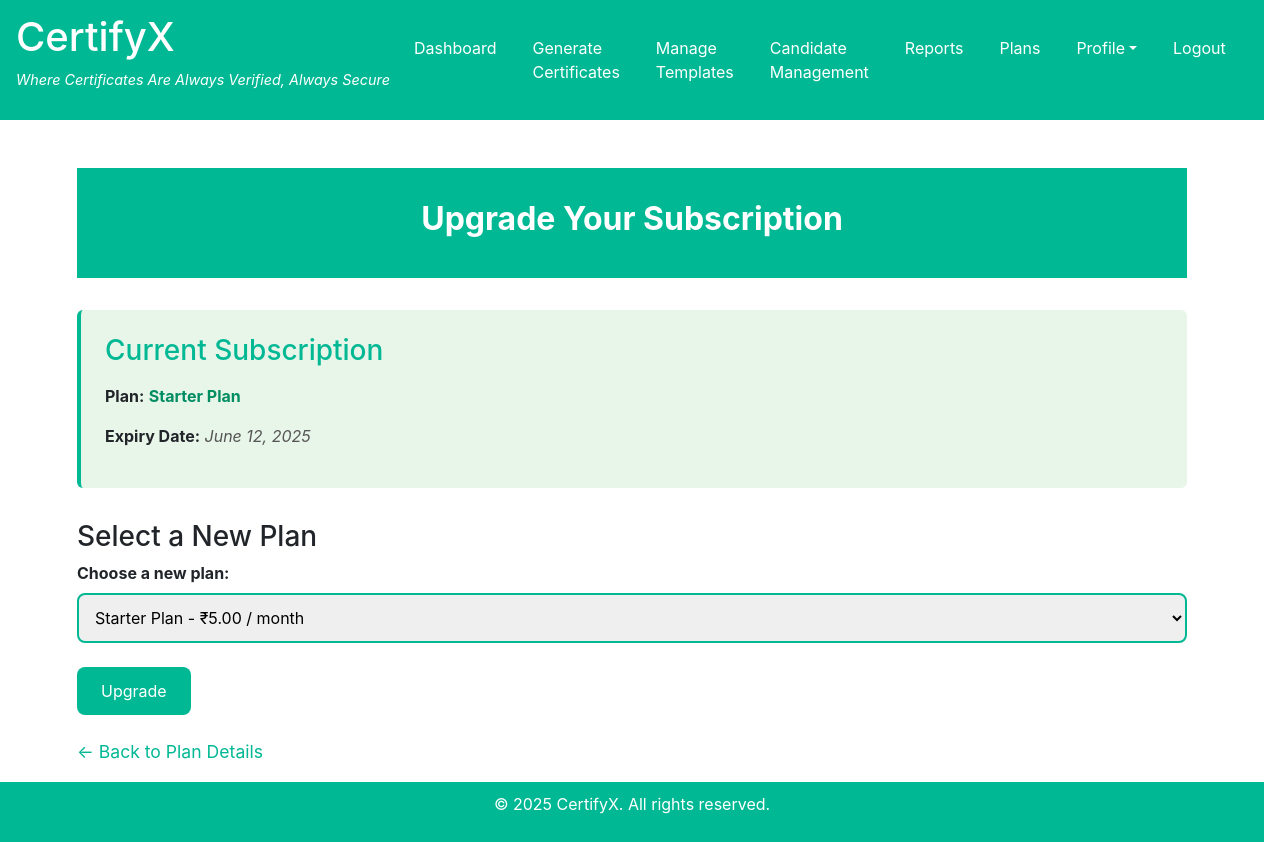
Page /subscriptions/upgrade_plan/1/Starter Plan/ on the earlier database version.
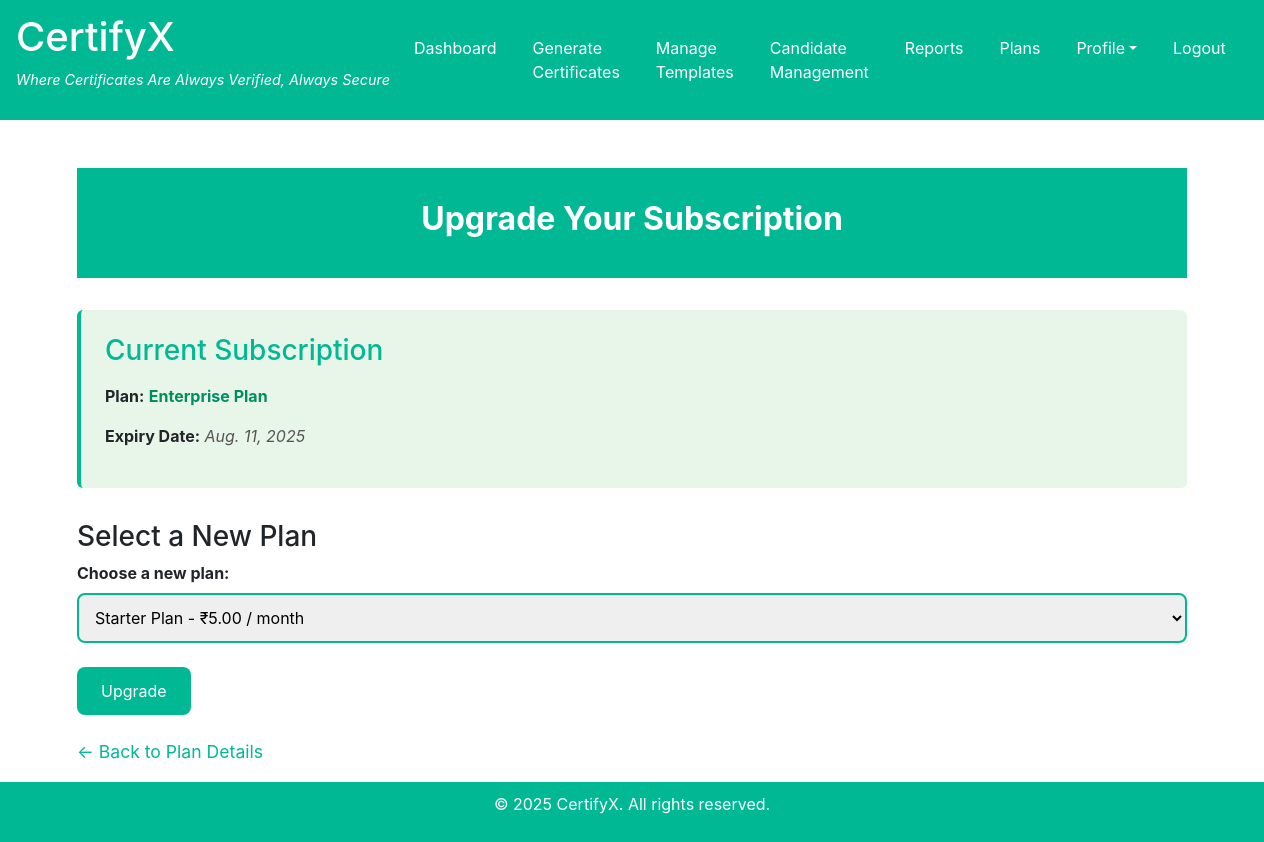
Same page on the later database version.
### subscriptions/models.py (models this page shows, shortened)
class CompanySubscription(models.Model):
    company = models.OneToOneField(settings.AUTH_USER_MODEL, on_delete=models.CASCADE)
    plan = models.ForeignKey(PricingPlan, on_delete=models.SET_NULL, null=True)
    certificates_used = models.PositiveIntegerField(default=0)
    start_date = models.DateField(auto_now_add=True)
    expiry_date = models.DateField()
    is_active = models.BooleanField(default=True)  # Track active status
    next_plan = models.CharField(max_length=100, blank=True, null=True)  # Store upgraded plan if applicable
    payment_status = models.CharField(max_length=20, choices=[('Paid', 'Paid'), ('Pending', 'Pending'), ('Failed', 'Failed')], default='Pending')
    payment_reference = models.CharField(max_length=100, null=True, blank=True)

class PricingPlan(models.Model):
    name = models.CharField(max_length=50)
    certificate_limit = models.PositiveIntegerField()
    template_limit = models.PositiveIntegerField()
    price = models.DecimalField(max_digits=10, decimal_places=2)
    validity_period = models.PositiveIntegerField(default=30)

### subscriptions/views.py (the view, shortened to what this page needs)
# urls.py: path('upgrade_plan/<int:subscription_id>/<str:plan_name>/', views.upgrade_plan, name='upgrade_plan'),
def upgrade_plan(request, subscription_id, plan_name):
    subscription = get_object_or_404(CompanySubscription, id=subscription_id)
    plans = PricingPlan.objects.all()
    return render(request, 'upgrade_plan.html', {
        'subscription': subscription,
        'plan_name': plan_name,
        'plans': plans
    })

### subscriptions/templates/upgrade_plan.html (shortened to what this page needs)
{% extends 'base.html' %}
{% block content %}
    <header>
        <h1 class="text-white text-center">Upgrade Your Subscription</h1>
    </header>
    <main>
        <div class="info-box">
            <h3>Current Subscription</h3>
            <p><strong>Plan:</strong>
                {% if subscription.plan %}
                    <span class="plan-name">{{ subscription.plan.name }}</span>
                {% else %}
                    <span class="no-plan">No Plan</span>
                {% endif %}
            </p>
            <p><strong>Expiry Date:</strong> <span class="expiry-date">{{ subscription.expiry_date }}</span></p>
        </div>
        <h3>Select a New Plan</h3>
        <form method="post">
            <label for="plan" class="form-label">Choose a new plan:</label>
            <select name="plan" id="plan" required class="form-select">
                {% for plan in plans %}
                    <option value="{{ plan.id }}">{{ plan.name }} - ₹{{ plan.price }} / month</option>
                {% endfor %}
            </select>
            <button type="submit" class="btn btn-primary">Upgrade</button>
        </form>
        <p class="back-link"><a href="{% url 'plans' %}">← Back to Plan Details</a></p>
    </main>
{% endblock %}

Differences in the rows shown:
changed CompanySubscription: plan.name "Starter Plan" → "Enterprise Plan"; expiry_date "June 12, 2025" → "Aug. 11, 2025"
